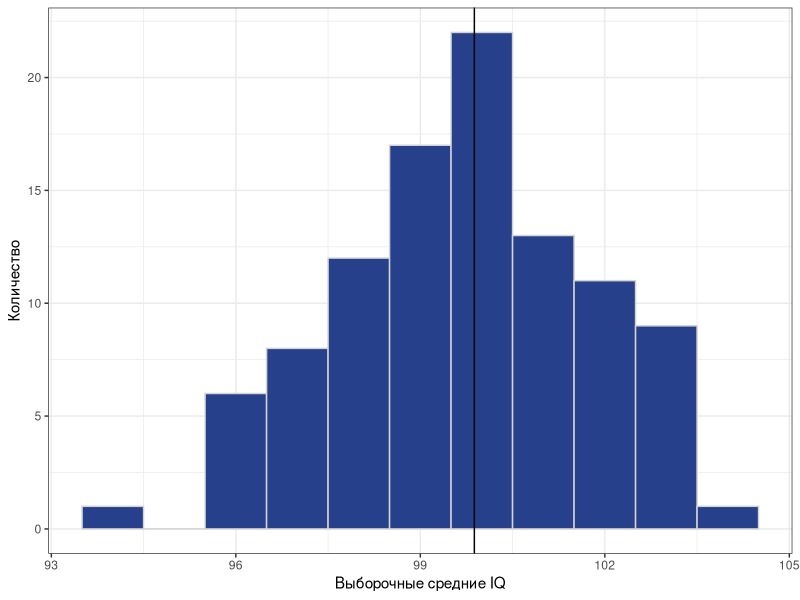

This chart was generated by the following R code: (Note: this script raises an error after producing the figure.)
## ---- chunk 1
library(tidyverse)
theme_set(theme_bw())
## ---- chunk 2
iq <- tibble(id = 1:10000, IQ = round(rnorm(10000, 100, 15)))
## ---- chunk 3
nrow(iq)
head(iq)
tail(iq)
## ---- chunk 4
mean(iq$IQ)
## ---- chunk 5
means <- numeric()
for (i in 1:100) {
  means[i] <- mean(sample(iq$IQ, 50, replace = FALSE))
}
ggplot(NULL, aes(means)) +
  geom_histogram(binwidth = 1, fill = 'royalblue4', color = 'lightgray') +
  geom_vline(xintercept = mean(iq$IQ)) +
  labs(x = 'Выборочные средние IQ',
       y = 'Количество')
## ---- chunk 6
mean_cl_normal(iq$IQ)
mean_cl_boot(iq$IQ)
